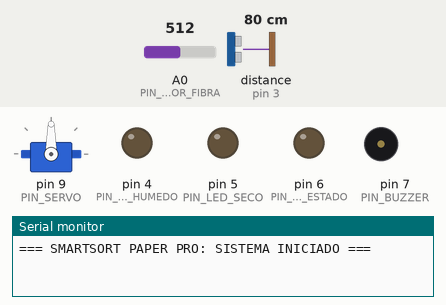
Simulated run of this sketch. Board: Arduino Uno, built with avr-gcc and run on an emulated ATmega328P. Parts: servo, output pins drawn as LEDs (lit = HIGH), buzzer (waves = sounding), the last lines printed to the serial monitor. Wiring (inferred from the names in the program): ultrasonic range finder: trigger pin 2; echo pin 3. Inputs (shaded band) come from the test bench; at power-on: distance to the obstacle (sensor on pin 3) 80 cm, A0 (PIN_SENSOR_FIBRA) = 512. The echo pulse lasts 58.3 µs per cm; pins used as bus, display or sensor lines are not drawn.

Above: at 1.3 s.
1.4 s: distance to the obstacle (sensor on pin 3) set to 17 cm
2.9 s: distance to the obstacle (sensor on pin 3) set to 14 cm
At 3.7 s:
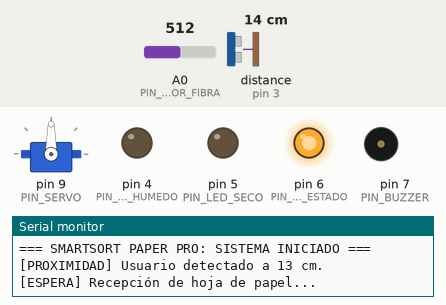
8.9 s: distance to the obstacle (sensor on pin 3) set to 18 cm
At 9.7 s:
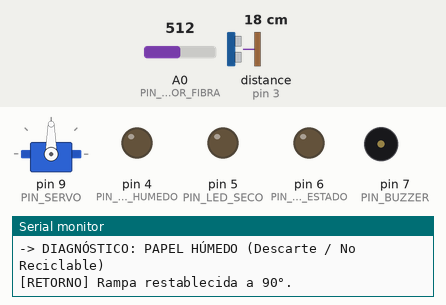
10.4 s: distance to the obstacle (sensor on pin 3) set to 2 cm
At 13.7 s:
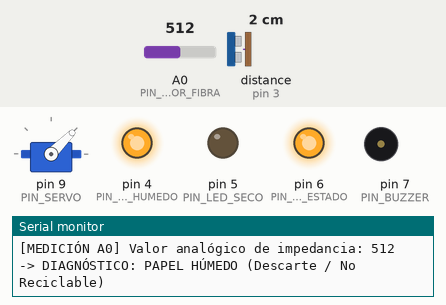
Timing chart, 0 to 14.4 s (numbered marks = the images above; inputs shaded):
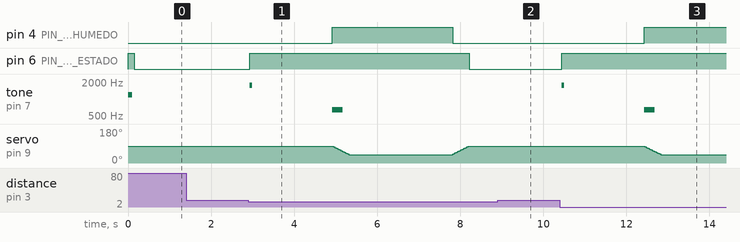

Measured:
- the behaviour switches between 16 and 15 cm on distance to the obstacle (sensor on pin 3) (found by bisection; images 0 and 1)
- after the input at 1.4 s, every drawn part: stays the same
- after the input at 2.9 s, pin 4 (PIN_LED_HUMEDO): LOW → HIGH after 2.0 s, → LOW 2.9 s later; pin 6 (PIN_LED_ESTADO): LOW → HIGH at once, → LOW 5.3 s later; tone on pin 7 (PIN_BUZZER): silent → 1760 Hz at once, → silent 0.06 s later, → 650 Hz 1.9 s later, → silent 0.25 s later
- after the input at 8.9 s, pin 6 (PIN_LED_ESTADO): stays LOW (without the input it goes to HIGH after 0.38 s); tone on pin 7 (PIN_BUZZER): stays silent (without the input it goes to 1760 Hz after 0.38 s)
- after the input at 10.4 s, pin 4 (PIN_LED_HUMEDO): LOW → HIGH after 2.0 s; pin 6 (PIN_LED_ESTADO): LOW → HIGH after 0.05 s; tone on pin 7 (PIN_BUZZER): silent → 1760 Hz after 0.05 s, → silent 0.06 s later, → 650 Hz 1.9 s later, → silent 0.25 s later; servo on pin 9 (PIN_SERVO): moves from 90° to 45° over 0.40 s, starting after 2.0 s

The sketch:

caneca_robot.ino
```cpp
/*
  =============================================================================
  PROYECTO DE INNOVACIÓN TECNOLÓGICA Y SOSTENIBILIDAD — GRADO 10-01
  SISTEMA: ESTACIÓN INTELIGENTE DE SEPARACIÓN DE PAPEL (SMARTSORT PAPER PRO)
  =============================================================================

  INTEGRANTES DEL EQUIPO (CURSO 10-01):
  - Paula Andrea Bohórquez Díaz
  - Ana María Infante Mendoza
  - Dariana Isabel Rentería Puello
  - Samuel David Lambraño Núñez
  - Denzel David Luna López
  - Adrián Esteban Caro Romero

  OBJETIVO TÉCNICO:
  Resolver la contaminación en la cadena de reciclaje de papel en instituciones.
  El papel húmedo o contaminado con líquidos pierde la cohesión de sus fibras de
  celulosa por ruptura de puentes de hidrógeno, generando hongos y atascando los
  molinos de pulpa. Un solo papel mojado arruina lotes enteros de papel limpio.

  FUNCIONAMIENTO MECATRÓNICO:
  1. Sensor Ultrasónico HC-SR04: Detecta la aproximación de la mano (< 15 cm).
  2. Sensor de Conductividad Celulósica: Mide la impedancia en el Pin A0.
     - Papel Seco: Dieléctrico con resistencia infinita (A0 < 250).
     - Papel Húmedo: Iones disueltos conducen corriente (A0 >= 250).
  3. Servomotor SG90 (9g): Bascula la rampa de acero inoxidable hacia:
     - Izquierda (45°): Compartimento 01 (Papel Húmedo / No Reciclable).
     - Derecha (135°): Compartimento 02 (Papel Seco / 100% Reciclable).
  =============================================================================
*/

#include <Servo.h>

// --- ASIGNACIÓN DE PINES ---
const int PIN_TRIG          = 2;   // Disparo de pulso ultrasónico (Trigger)
const int PIN_ECHO          = 3;   // Recepción de eco ultrasónico (Echo)
const int PIN_SENSOR_FIBRA  = A0;  // Entrada analógica de conductividad de papel
const int PIN_SERVO         = 9;   // Señal PWM de control del servomotor
const int PIN_LED_HUMEDO    = 4;   // Indicador Compartimento 01 (Húmedo)
const int PIN_LED_SECO      = 5;   // Indicador Compartimento 02 (Seco)
const int PIN_LED_ESTADO    = 6;   // Indicador de detección / Sistema listo
const int PIN_BUZZER        = 7;   // Notificación acústica piezoeléctrica

// --- PARÁMETROS DE CALIBRACIÓN ---
const int DISTANCIA_UMBRAL_CM   = 14;  // Distancia máxima de activación (cm)
const int UMBRAL_HUMEDAD_PAPEL  = 250; // Umbral de conductividad iónica
const int ANGULO_REPOSO         = 90;  // 90°: Rampa horizontal equilibrada
const int ANGULO_PAPEL_HUMEDO   = 45;  // 45°: Desvío a la izquierda (01 Húmedo)
const int ANGULO_PAPEL_SECO     = 135; // 135°: Desvío a la derecha (02 Seco)
const unsigned long TIEMPO_CAIDA = 2500; // Tiempo para permitir la descarga (ms)

Servo servoRampa;

void setup() {
  Serial.begin(9600);
  Serial.println(F("=== SMARTSORT PAPER PRO: SISTEMA INICIADO ==="));

  pinMode(PIN_TRIG, OUTPUT);
  pinMode(PIN_ECHO, INPUT);
  pinMode(PIN_SENSOR_FIBRA, INPUT);
  pinMode(PIN_LED_HUMEDO, OUTPUT);
  pinMode(PIN_LED_SECO, OUTPUT);
  pinMode(PIN_LED_ESTADO, OUTPUT);
  pinMode(PIN_BUZZER, OUTPUT);

  // Inicialización del servomotor en reposo horizontal
  servoRampa.attach(PIN_SERVO);
  servoRampa.write(ANGULO_REPOSO);

  // Autodiagnóstico de encendido
  emitirTono(1200, 100);
  digitalWrite(PIN_LED_ESTADO, HIGH);
  delay(150);
  digitalWrite(PIN_LED_ESTADO, LOW);
}

void loop() {
  // 1. Monitoreo de proximidad con el sensor ultrasónico
  long distancia = medirDistanciaCm();

  if (distancia > 0 && distancia <= DISTANCIA_UMBRAL_CM) {
    Serial.print(F("[PROXIMIDAD] Usuario detectado a "));
    Serial.print(distancia);
    Serial.println(F(" cm."));

    digitalWrite(PIN_LED_ESTADO, HIGH);
    emitirTono(1760, 60);

    // Pausa técnica para permitir que la persona deposite la hoja en la bandeja
    Serial.println(F("[ESPERA] Recepción de hoja de papel..."));
    delay(1800);

    // 2. Muestreo de conductividad en las fibras de papel
    int lecturaFibra = promediarLecturasHumedad(6);
    Serial.print(F("[MEDICIÓN A0] Valor analógico de impedancia: "));
    Serial.println(lecturaFibra);

    // 3. Clasificación celulósica y acción mecánica
    if (lecturaFibra >= UMBRAL_HUMEDAD_PAPEL) {
      // PAPEL HÚMEDO / CONTAMINADO
      Serial.println(F("-> DIAGNÓSTICO: PAPEL HÚMEDO (Descarte / No Reciclable)"));
      digitalWrite(PIN_LED_HUMEDO, HIGH);
      emitirTono(650, 250);

      // Bascular rampa a la izquierda (Compartimento 01)
      posicionarRampaSuave(ANGULO_PAPEL_HUMEDO);
      delay(TIEMPO_CAIDA);
      digitalWrite(PIN_LED_HUMEDO, LOW);

    } else {
      // PAPEL SECO / FIBRA VIRGEN LIMPIA
      Serial.println(F("-> DIAGNÓSTICO: PAPEL SECO (100% Reciclable)"));
      digitalWrite(PIN_LED_SECO, HIGH);
      emitirTono(1050, 150);
      delay(50);
      emitirTono(1320, 150);

      // Bascular rampa a la derecha (Compartimento 02)
      posicionarRampaSuave(ANGULO_PAPEL_SECO);
      delay(TIEMPO_CAIDA);
      digitalWrite(PIN_LED_SECO, LOW);
    }

    // 4. Retorno a reposo y rearme del sistema
    Serial.println(F("[RETORNO] Rampa restablecida a 90°."));
    posicionarRampaSuave(ANGULO_REPOSO);
    digitalWrite(PIN_LED_ESTADO, LOW);
    delay(1000);
  }

  delay(60);
}

// --- FUNCIONES TÉCNICAS AUXILIARES ---

long medirDistanciaCm() {
  digitalWrite(PIN_TRIG, LOW);
  delayMicroseconds(4);
  digitalWrite(PIN_TRIG, HIGH);
  delayMicroseconds(10);
  digitalWrite(PIN_TRIG, LOW);

  // Velocidad del sonido en aire: 343 m/s (29.2 microsegundos por centímetro)
  long duracionPulso = pulseIn(PIN_ECHO, HIGH, 25000); // Timeout 25ms
  if (duracionPulso == 0) return 999;
  return duracionPulso / 29 / 2;
}

int promediarLecturasHumedad(int muestras) {
  long suma = 0;
  for (int i = 0; i < muestras; i++) {
    suma += analogRead(PIN_SENSOR_FIBRA);
    delay(20);
  }
  return (int)(suma / muestras);
}

void posicionarRampaSuave(int anguloObjetivo) {
  int anguloActual = servoRampa.read();
  int paso = (anguloActual < anguloObjetivo) ? 2 : -2;

  while (abs(anguloActual - anguloObjetivo) > 2) {
    anguloActual += paso;
    servoRampa.write(anguloActual);
    delay(18); // Control de inercia y velocidad angular
  }
  servoRampa.write(anguloObjetivo);
}

void emitirTono(int frecuenciaHz, int duracionMs) {
  tone(PIN_BUZZER, frecuenciaHz, duracionMs);
}
```
